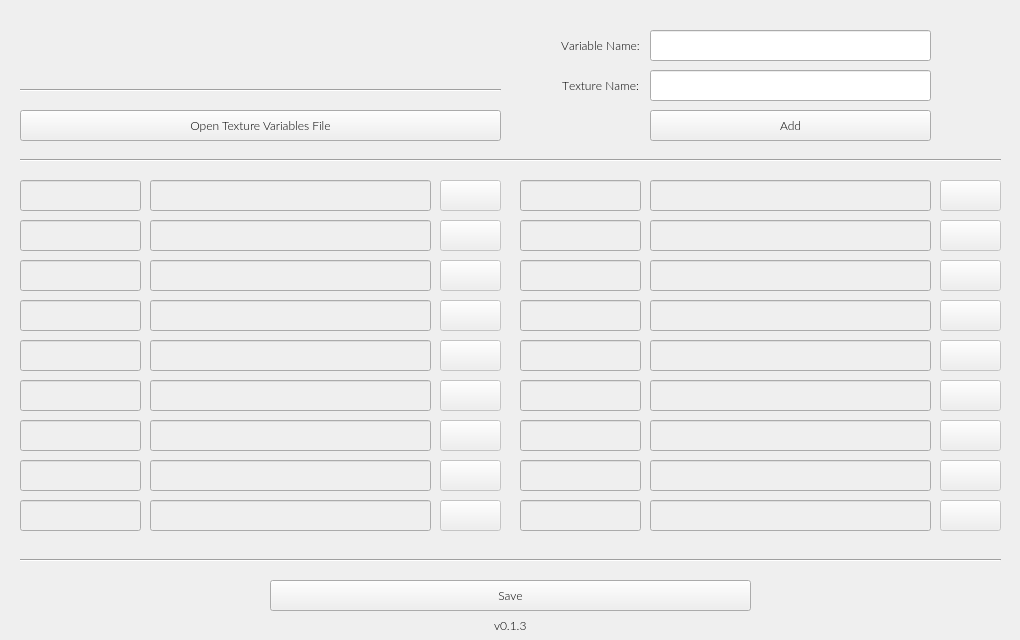
 <widget class="QWidget" name="Form">
  <property name="geometry">
   <rect>
    <x>0</x>
    <y>0</y>
    <width>1020</width>
    <height>640</height>
   </rect>
  </property>
  <property name="font">
   <font>
    <family>Lato Light</family>
   </font>
  </property>
  <property name="windowTitle">
   <string>Form</string>
  </property>
  <widget class="QPushButton" name="addBtn">
   <property name="geometry">
    <rect>
     <x>650</x>
     <y>110</y>
     <width>281</width>
     <height>31</height>
    </rect>
   </property>
   <property name="font">
    <font>
     <family>Lato Light</family>
     <pointsize>9</pointsize>
     <kerning>true</kerning>
    </font>
   </property>
   <property name="text">
    <string>Add</string>
   </property>
  </widget>
  <widget class="Line" name="line_2">
   <property name="geometry">
    <rect>
     <x>20</x>
     <y>80</y>
     <width>481</width>
     <height>21</height>
    </rect>
   </property>
   <property name="font">
    <font>
     <family>Lato Light</family>
     <pointsize>9</pointsize>
    </font>
   </property>
   <property name="orientation">
    <enum>Qt::Horizontal</enum>
   </property>
  </widget>
  <widget class="QWidget" name="horizontalLayoutWidget">
   <property name="geometry">
    <rect>
     <x>20</x>
     <y>20</y>
     <width>481</width>
     <height>62</height>
    </rect>
   </property>
   <layout class="QHBoxLayout" name="horizontalLayout">
    <item>
     <spacer name="horizontalSpacer">
      <property name="orientation">
       <enum>Qt::Horizontal</enum>
      </property>
      <property name="sizeHint" stdset="0">
       <size>
        <width>40</width>
        <height>20</height>
       </size>
      </property>
     </spacer>
    </item>
    <item>
     <widget class="QLabel" name="label">
      <property name="maximumSize">
       <size>
        <width>330</width>
        <height>60</height>
       </size>
      </property>
      <property name="text">
       <string/>
      </property>
      <property name="pixmap">
       <pixmap>ui_images/appname.png</pixmap>
      </property>
      <property name="scaledContents">
       <bool>true</bool>
      </property>
     </widget>
    </item>
    <item>
     <spacer name="horizontalSpacer_2">
      <property name="orientation">
       <enum>Qt::Horizontal</enum>
      </property>
      <property name="sizeHint" stdset="0">
       <size>
        <width>40</width>
        <height>20</height>
       </size>
      </property>
     </spacer>
    </item>
   </layout>
  </widget>
  <widget class="QLineEdit" name="texNameLe">
   <property name="geometry">
    <rect>
     <x>650</x>
     <y>70</y>
     <width>281</width>
     <height>31</height>
    </rect>
   </property>
   <property name="font">
    <font>
     <family>Lato Light</family>
     <pointsize>9</pointsize>
    </font>
   </property>
   <property name="alignment">
    <set>Qt::AlignCenter</set>
   </property>
  </widget>
  <widget class="QLabel" name="textureLbl">
   <property name="geometry">
    <rect>
     <x>550</x>
     <y>30</y>
     <width>101</width>
     <height>31</height>
    </rect>
   </property>
   <property name="font">
    <font>
     <family>Lato Light</family>
     <pointsize>9</pointsize>
     <kerning>false</kerning>
    </font>
   </property>
   <property name="text">
    <string>Variable Name:</string>
   </property>
   <property name="alignment">
    <set>Qt::AlignCenter</set>
   </property>
  </widget>
  <widget class="Line" name="line_5">
   <property name="geometry">
    <rect>
     <x>20</x>
     <y>150</y>
     <width>981</width>
     <height>21</height>
    </rect>
   </property>
   <property name="font">
    <font>
     <family>Lato Light</family>
     <pointsize>9</pointsize>
    </font>
   </property>
   <property name="orientation">
    <enum>Qt::Horizontal</enum>
   </property>
  </widget>
  <widget class="Line" name="line_6">
   <property name="geometry">
    <rect>
     <x>20</x>
     <y>550</y>
     <width>981</width>
     <height>21</height>
    </rect>
   </property>
   <property name="font">
    <font>
     <family>Lato Light</family>
     <pointsize>9</pointsize>
    </font>
   </property>
   <property name="orientation">
    <enum>Qt::Horizontal</enum>
   </property>
  </widget>
  <widget class="QPushButton" name="saveBtn">
   <property name="geometry">
    <rect>
     <x>270</x>
     <y>580</y>
     <width>481</width>
     <height>31</height>
    </rect>
   </property>
   <property name="font">
    <font>
     <family>Lato Light</family>
     <pointsize>9</pointsize>
     <kerning>true</kerning>
    </font>
   </property>
   <property name="text">
    <string>Save</string>
   </property>
  </widget>
  <widget class="QWidget" name="horizontalLayoutWidget_2">
   <property name="geometry">
    <rect>
     <x>20</x>
     <y>610</y>
     <width>981</width>
     <height>31</height>
    </rect>
   </property>
   <layout class="QHBoxLayout" name="horizontalLayout_2">
    <item>
     <spacer name="horizontalSpacer_3">
      <property name="orientation">
       <enum>Qt::Horizontal</enum>
      </property>
      <property name="sizeHint" stdset="0">
       <size>
        <width>40</width>
        <height>20</height>
       </size>
      </property>
     </spacer>
    </item>
    <item>
     <widget class="QLabel" name="label_2">
      <property name="text">
       <string>v0.1.3</string>
      </property>
     </widget>
    </item>
    <item>
     <spacer name="horizontalSpacer_4">
      <property name="orientation">
       <enum>Qt::Horizontal</enum>
      </property>
      <property name="sizeHint" stdset="0">
       <size>
        <width>40</width>
        <height>20</height>
       </size>
      </property>
     </spacer>
    </item>
   </layout>
  </widget>
  <widget class="QLineEdit" name="varNameLe">
   <property name="geometry">
    <rect>
     <x>650</x>
     <y>30</y>
     <width>281</width>
     <height>31</height>
    </rect>
   </property>
   <property name="font">
    <font>
     <family>Lato Light</family>
     <pointsize>9</pointsize>
    </font>
   </property>
   <property name="alignment">
    <set>Qt::AlignCenter</set>
   </property>
  </widget>
  <widget class="QLabel" name="textureLbl_3">
   <property name="geometry">
    <rect>
     <x>550</x>
     <y>70</y>
     <width>101</width>
     <height>31</height>
    </rect>
   </property>
   <property name="font">
    <font>
     <family>Lato Light</family>
     <pointsize>9</pointsize>
     <kerning>false</kerning>
    </font>
   </property>
   <property name="text">
    <string>Texture Name:</string>
   </property>
   <property name="alignment">
    <set>Qt::AlignCenter</set>
   </property>
  </widget>
  <widget class="QLineEdit" name="varNameLe_1">
   <property name="enabled">
    <bool>false</bool>
   </property>
   <property name="geometry">
    <rect>
     <x>20</x>
     <y>180</y>
     <width>121</width>
     <height>31</height>
    </rect>
   </property>
   <property name="font">
    <font>
     <family>Lato Light</family>
     <pointsize>9</pointsize>
    </font>
   </property>
   <property name="alignment">
    <set>Qt::AlignCenter</set>
   </property>
   <property name="readOnly">
    <bool>true</bool>
   </property>
  </widget>
  <widget class="QLineEdit" name="texNameLe_1">
   <property name="enabled">
    <bool>false</bool>
   </property>
   <property name="geometry">
    <rect>
     <x>150</x>
     <y>180</y>
     <width>281</width>
     <height>31</height>
    </rect>
   </property>
   <property name="font">
    <font>
     <family>Lato Light</family>
     <pointsize>9</pointsize>
    </font>
   </property>
   <property name="alignment">
    <set>Qt::AlignCenter</set>
   </property>
   <property name="readOnly">
    <bool>true</bool>
   </property>
  </widget>
  <widget class="QPushButton" name="removeBtn_1">
   <property name="enabled">
    <bool>false</bool>
   </property>
   <property name="geometry">
    <rect>
     <x>440</x>
     <y>180</y>
     <width>61</width>
     <height>31</height>
    </rect>
   </property>
   <property name="font">
    <font>
     <family>Lato Light</family>
     <pointsize>9</pointsize>
     <kerning>true</kerning>
    </font>
   </property>
   <property name="text">
    <string/>
   </property>
  </widget>
  <widget class="QLineEdit" name="varNameLe_2">
   <property name="enabled">
    <bool>false</bool>
   </property>
   <property name="geometry">
    <rect>
     <x>20</x>
     <y>220</y>
     <width>121</width>
     <height>31</height>
    </rect>
   </property>
   <property name="font">
    <font>
     <family>Lato Light</family>
     <pointsize>9</pointsize>
    </font>
   </property>
   <property name="alignment">
    <set>Qt::AlignCenter</set>
   </property>
   <property name="readOnly">
    <bool>true</bool>
   </property>
  </widget>
  <widget class="QPushButton" name="removeBtn_2">
   <property name="enabled">
    <bool>false</bool>
   </property>
   <property name="geometry">
    <rect>
     <x>440</x>
     <y>220</y>
     <width>61</width>
     <height>31</height>
    </rect>
   </property>
   <property name="font">
    <font>
     <family>Lato Light</family>
     <pointsize>9</pointsize>
     <kerning>true</kerning>
    </font>
   </property>
   <property name="text">
    <string/>
   </property>
  </widget>
  <widget class="QLineEdit" name="texNameLe_2">
   <property name="enabled">
    <bool>false</bool>
   </property>
   <property name="geometry">
    <rect>
     <x>150</x>
     <y>220</y>
     <width>281</width>
     <height>31</height>
    </rect>
   </property>
   <property name="font">
    <font>
     <family>Lato Light</family>
     <pointsize>9</pointsize>
    </font>
   </property>
   <property name="alignment">
    <set>Qt::AlignCenter</set>
   </property>
   <property name="readOnly">
    <bool>true</bool>
   </property>
  </widget>
  <widget class="QLineEdit" name="texNameLe_3">
   <property name="enabled">
    <bool>false</bool>
   </property>
   <property name="geometry">
    <rect>
     <x>150</x>
     <y>260</y>
     <width>281</width>
     <height>31</height>
    </rect>
   </property>
   <property name="font">
    <font>
     <family>Lato Light</family>
     <pointsize>9</pointsize>
    </font>
   </property>
   <property name="alignment">
    <set>Qt::AlignCenter</set>
   </property>
   <property name="readOnly">
    <bool>true</bool>
   </property>
  </widget>
  <widget class="QPushButton" name="removeBtn_3">
   <property name="enabled">
    <bool>false</bool>
   </property>
   <property name="geometry">
    <rect>
     <x>440</x>
     <y>260</y>
     <width>61</width>
     <height>31</height>
    </rect>
   </property>
   <property name="font">
    <font>
     <family>Lato Light</family>
     <pointsize>9</pointsize>
     <kerning>true</kerning>
    </font>
   </property>
   <property name="text">
    <string/>
   </property>
  </widget>
  <widget class="QLineEdit" name="varNameLe_3">
   <property name="enabled">
    <bool>false</bool>
   </property>
   <property name="geometry">
    <rect>
     <x>20</x>
     <y>260</y>
     <width>121</width>
     <height>31</height>
    </rect>
   </property>
   <property name="font">
    <font>
     <family>Lato Light</family>
     <pointsize>9</pointsize>
    </font>
   </property>
   <property name="alignment">
    <set>Qt::AlignCenter</set>
   </property>
   <property name="readOnly">
    <bool>true</bool>
   </property>
  </widget>
  <widget class="QLineEdit" name="varNameLe_4">
   <property name="enabled">
    <bool>false</bool>
   </property>
   <property name="geometry">
    <rect>
     <x>20</x>
     <y>300</y>
     <width>121</width>
     <height>31</height>
    </rect>
   </property>
   <property name="font">
    <font>
     <family>Lato Light</family>
     <pointsize>9</pointsize>
    </font>
   </property>
   <property name="alignment">
    <set>Qt::AlignCenter</set>
   </property>
   <property name="readOnly">
    <bool>true</bool>
   </property>
  </widget>
  <widget class="QPushButton" name="removeBtn_4">
   <property name="enabled">
    <bool>false</bool>
   </property>
   <property name="geometry">
    <rect>
     <x>440</x>
     <y>300</y>
     <width>61</width>
     <height>31</height>
    </rect>
   </property>
   <property name="font">
    <font>
     <family>Lato Light</family>
     <pointsize>9</pointsize>
     <kerning>true</kerning>
    </font>
   </property>
   <property name="text">
    <string/>
   </property>
  </widget>
  <widget class="QLineEdit" name="texNameLe_4">
   <property name="enabled">
    <bool>false</bool>
   </property>
   <property name="geometry">
    <rect>
     <x>150</x>
     <y>300</y>
     <width>281</width>
     <height>31</height>
    </rect>
   </property>
   <property name="font">
    <font>
     <family>Lato Light</family>
     <pointsize>9</pointsize>
    </font>
   </property>
   <property name="alignment">
    <set>Qt::AlignCenter</set>
   </property>
   <property name="readOnly">
    <bool>true</bool>
   </property>
  </widget>
  <widget class="QLineEdit" name="texNameLe_5">
   <property name="enabled">
    <bool>false</bool>
   </property>
   <property name="geometry">
    <rect>
     <x>150</x>
     <y>340</y>
     <width>281</width>
     <height>31</height>
    </rect>
   </property>
   <property name="font">
    <font>
     <family>Lato Light</family>
     <pointsize>9</pointsize>
    </font>
   </property>
   <property name="alignment">
    <set>Qt::AlignCenter</set>
   </property>
   <property name="readOnly">
    <bool>true</bool>
   </property>
  </widget>
  <widget class="QLineEdit" name="varNameLe_5">
   <property name="enabled">
    <bool>false</bool>
   </property>
   <property name="geometry">
    <rect>
     <x>20</x>
     <y>340</y>
     <width>121</width>
     <height>31</height>
    </rect>
   </property>
   <property name="font">
    <font>
     <family>Lato Light</family>
     <pointsize>9</pointsize>
    </font>
   </property>
   <property name="alignment">
    <set>Qt::AlignCenter</set>
   </property>
   <property name="readOnly">
    <bool>true</bool>
   </property>
  </widget>
  <widget class="QPushButton" name="removeBtn_5">
   <property name="enabled">
    <bool>false</bool>
   </property>
   <property name="geometry">
    <rect>
     <x>440</x>
     <y>340</y>
     <width>61</width>
     <height>31</height>
    </rect>
   </property>
   <property name="font">
    <font>
     <family>Lato Light</family>
     <pointsize>9</pointsize>
     <kerning>true</kerning>
    </font>
   </property>
   <property name="text">
    <string/>
   </property>
  </widget>
  <widget class="QPushButton" name="removeBtn_6">
   <property name="enabled">
    <bool>false</bool>
   </property>
   <property name="geometry">
    <rect>
     <x>440</x>
     <y>380</y>
     <width>61</width>
     <height>31</height>
    </rect>
   </property>
   <property name="font">
    <font>
     <family>Lato Light</family>
     <pointsize>9</pointsize>
     <kerning>true</kerning>
    </font>
   </property>
   <property name="text">
    <string/>
   </property>
  </widget>
  <widget class="QLineEdit" name="varNameLe_6">
   <property name="enabled">
    <bool>false</bool>
   </property>
   <property name="geometry">
    <rect>
     <x>20</x>
     <y>380</y>
     <width>121</width>
     <height>31</height>
    </rect>
   </property>
   <property name="font">
    <font>
     <family>Lato Light</family>
     <pointsize>9</pointsize>
    </font>
   </property>
   <property name="alignment">
    <set>Qt::AlignCenter</set>
   </property>
   <property name="readOnly">
    <bool>true</bool>
   </property>
  </widget>
  <widget class="QLineEdit" name="texNameLe_6">
   <property name="enabled">
    <bool>false</bool>
   </property>
   <property name="geometry">
    <rect>
     <x>150</x>
     <y>380</y>
     <width>281</width>
     <height>31</height>
    </rect>
   </property>
   <property name="font">
    <font>
     <family>Lato Light</family>
     <pointsize>9</pointsize>
    </font>
   </property>
   <property name="alignment">
    <set>Qt::AlignCenter</set>
   </property>
   <property name="readOnly">
    <bool>true</bool>
   </property>
  </widget>
  <widget class="QLineEdit" name="texNameLe_7">
   <property name="enabled">
    <bool>false</bool>
   </property>
   <property name="geometry">
    <rect>
     <x>150</x>
     <y>420</y>
     <width>281</width>
     <height>31</height>
    </rect>
   </property>
   <property name="font">
    <font>
     <family>Lato Light</family>
     <pointsize>9</pointsize>
    </font>
   </property>
   <property name="alignment">
    <set>Qt::AlignCenter</set>
   </property>
   <property name="readOnly">
    <bool>true</bool>
   </property>
  </widget>
  <widget class="QLineEdit" name="varNameLe_7">
   <property name="enabled">
    <bool>false</bool>
   </property>
   <property name="geometry">
    <rect>
     <x>20</x>
     <y>420</y>
     <width>121</width>
     <height>31</height>
    </rect>
   </property>
   <property name="font">
    <font>
     <family>Lato Light</family>
     <pointsize>9</pointsize>
    </font>
   </property>
   <property name="alignment">
    <set>Qt::AlignCenter</set>
   </property>
   <property name="readOnly">
    <bool>true</bool>
   </property>
  </widget>
  <widget class="QPushButton" name="removeBtn_7">
   <property name="enabled">
    <bool>false</bool>
   </property>
   <property name="geometry">
    <rect>
     <x>440</x>
     <y>420</y>
     <width>61</width>
     <height>31</height>
    </rect>
   </property>
   <property name="font">
    <font>
     <family>Lato Light</family>
     <pointsize>9</pointsize>
     <kerning>true</kerning>
    </font>
   </property>
   <property name="text">
    <string/>
   </property>
  </widget>
  <widget class="QPushButton" name="removeBtn_8">
   <property name="enabled">
    <bool>false</bool>
   </property>
   <property name="geometry">
    <rect>
     <x>440</x>
     <y>460</y>
     <width>61</width>
     <height>31</height>
    </rect>
   </property>
   <property name="font">
    <font>
     <family>Lato Light</family>
     <pointsize>9</pointsize>
     <kerning>true</kerning>
    </font>
   </property>
   <property name="text">
    <string/>
   </property>
  </widget>
  <widget class="QLineEdit" name="varNameLe_8">
   <property name="enabled">
    <bool>false</bool>
   </property>
   <property name="geometry">
    <rect>
     <x>20</x>
     <y>460</y>
     <width>121</width>
     <height>31</height>
    </rect>
   </property>
   <property name="font">
    <font>
     <family>Lato Light</family>
     <pointsize>9</pointsize>
    </font>
   </property>
   <property name="alignment">
    <set>Qt::AlignCenter</set>
   </property>
   <property name="readOnly">
    <bool>true</bool>
   </property>
  </widget>
  <widget class="QLineEdit" name="texNameLe_8">
   <property name="enabled">
    <bool>false</bool>
   </property>
   <property name="geometry">
    <rect>
     <x>150</x>
     <y>460</y>
     <width>281</width>
     <height>31</height>
    </rect>
   </property>
   <property name="font">
    <font>
     <family>Lato Light</family>
     <pointsize>9</pointsize>
    </font>
   </property>
   <property name="alignment">
    <set>Qt::AlignCenter</set>
   </property>
   <property name="readOnly">
    <bool>true</bool>
   </property>
  </widget>
  <widget class="QLineEdit" name="texNameLe_9">
   <property name="enabled">
    <bool>false</bool>
   </property>
   <property name="geometry">
    <rect>
     <x>150</x>
     <y>500</y>
     <width>281</width>
     <height>31</height>
    </rect>
   </property>
   <property name="font">
    <font>
     <family>Lato Light</family>
     <pointsize>9</pointsize>
    </font>
   </property>
   <property name="alignment">
    <set>Qt::AlignCenter</set>
   </property>
   <property name="readOnly">
    <bool>true</bool>
   </property>
  </widget>
  <widget class="QLineEdit" name="varNameLe_9">
   <property name="enabled">
    <bool>false</bool>
   </property>
   <property name="geometry">
    <rect>
     <x>20</x>
     <y>500</y>
     <width>121</width>
     <height>31</height>
    </rect>
   </property>
   <property name="font">
    <font>
     <family>Lato Light</family>
     <pointsize>9</pointsize>
    </font>
   </property>
   <property name="alignment">
    <set>Qt::AlignCenter</set>
   </property>
   <property name="readOnly">
    <bool>true</bool>
   </property>
  </widget>
  <widget class="QPushButton" name="removeBtn_9">
   <property name="enabled">
    <bool>false</bool>
   </property>
   <property name="geometry">
    <rect>
     <x>440</x>
     <y>500</y>
     <width>61</width>
     <height>31</height>
    </rect>
   </property>
   <property name="font">
    <font>
     <family>Lato Light</family>
     <pointsize>9</pointsize>
     <kerning>true</kerning>
    </font>
   </property>
   <property name="text">
    <string/>
   </property>
  </widget>
  <widget class="QPushButton" name="filepathBtn">
   <property name="geometry">
    <rect>
     <x>20</x>
     <y>110</y>
     <width>481</width>
     <height>31</height>
    </rect>
   </property>
   <property name="minimumSize">
    <size>
     <width>150</width>
     <height>30</height>
    </size>
   </property>
   <property name="font">
    <font>
     <family>Lato Light</family>
     <pointsize>9</pointsize>
    </font>
   </property>
   <property name="text">
    <string>Open Texture Variables File</string>
   </property>
  </widget>
  <widget class="QPushButton" name="removeBtn_10">
   <property name="enabled">
    <bool>false</bool>
   </property>
   <property name="geometry">
    <rect>
     <x>940</x>
     <y>180</y>
     <width>61</width>
     <height>31</height>
    </rect>
   </property>
   <property name="font">
    <font>
     <family>Lato Light</family>
     <pointsize>9</pointsize>
     <kerning>true</kerning>
    </font>
   </property>
   <property name="text">
    <string/>
   </property>
  </widget>
  <widget class="QLineEdit" name="varNameLe_10">
   <property name="enabled">
    <bool>false</bool>
   </property>
   <property name="geometry">
    <rect>
     <x>520</x>
     <y>180</y>
     <width>121</width>
     <height>31</height>
    </rect>
   </property>
   <property name="font">
    <font>
     <family>Lato Light</family>
     <pointsize>9</pointsize>
    </font>
   </property>
   <property name="alignment">
    <set>Qt::AlignCenter</set>
   </property>
   <property name="readOnly">
    <bool>true</bool>
   </property>
  </widget>
  <widget class="QLineEdit" name="texNameLe_10">
   <property name="enabled">
    <bool>false</bool>
   </property>
   <property name="geometry">
    <rect>
     <x>650</x>
     <y>180</y>
     <width>281</width>
     <height>31</height>
    </rect>
   </property>
   <property name="font">
    <font>
     <family>Lato Light</family>
     <pointsize>9</pointsize>
    </font>
   </property>
   <property name="alignment">
    <set>Qt::AlignCenter</set>
   </property>
   <property name="readOnly">
    <bool>true</bool>
   </property>
  </widget>
  <widget class="QLineEdit" name="texNameLe_11">
   <property name="enabled">
    <bool>false</bool>
   </property>
   <property name="geometry">
    <rect>
     <x>650</x>
     <y>220</y>
     <width>281</width>
     <height>31</height>
    </rect>
   </property>
   <property name="font">
    <font>
     <family>Lato Light</family>
     <pointsize>9</pointsize>
    </font>
   </property>
   <property name="alignment">
    <set>Qt::AlignCenter</set>
   </property>
   <property name="readOnly">
    <bool>true</bool>
   </property>
  </widget>
  <widget class="QLineEdit" name="varNameLe_11">
   <property name="enabled">
    <bool>false</bool>
   </property>
   <property name="geometry">
    <rect>
     <x>520</x>
     <y>220</y>
     <width>121</width>
     <height>31</height>
    </rect>
   </property>
   <property name="font">
    <font>
     <family>Lato Light</family>
     <pointsize>9</pointsize>
    </font>
   </property>
   <property name="alignment">
    <set>Qt::AlignCenter</set>
   </property>
   <property name="readOnly">
    <bool>true</bool>
   </property>
  </widget>
  <widget class="QPushButton" name="removeBtn_11">
   <property name="enabled">
    <bool>false</bool>
   </property>
   <property name="geometry">
    <rect>
     <x>940</x>
     <y>220</y>
     <width>61</width>
     <height>31</height>
    </rect>
   </property>
   <property name="font">
    <font>
     <family>Lato Light</family>
     <pointsize>9</pointsize>
     <kerning>true</kerning>
    </font>
   </property>
   <property name="text">
    <string/>
   </property>
  </widget>
  <widget class="QLineEdit" name="varNameLe_12">
   <property name="enabled">
    <bool>false</bool>
   </property>
   <property name="geometry">
    <rect>
     <x>520</x>
     <y>260</y>
     <width>121</width>
     <height>31</height>
    </rect>
   </property>
   <property name="font">
    <font>
     <family>Lato Light</family>
     <pointsize>9</pointsize>
    </font>
   </property>
   <property name="alignment">
    <set>Qt::AlignCenter</set>
   </property>
   <property name="readOnly">
    <bool>true</bool>
   </property>
  </widget>
  <widget class="QPushButton" name="removeBtn_12">
   <property name="enabled">
    <bool>false</bool>
   </property>
   <property name="geometry">
    <rect>
     <x>940</x>
     <y>260</y>
     <width>61</width>
     <height>31</height>
    </rect>
   </property>
   <property name="font">
    <font>
     <family>Lato Light</family>
     <pointsize>9</pointsize>
     <kerning>true</kerning>
    </font>
   </property>
   <property name="text">
    <string/>
   </property>
  </widget>
  <widget class="QLineEdit" name="varNameLe_13">
   <property name="enabled">
    <bool>false</bool>
   </property>
   <property name="geometry">
    <rect>
     <x>520</x>
     <y>300</y>
     <width>121</width>
     <height>31</height>
    </rect>
   </property>
   <property name="font">
    <font>
     <family>Lato Light</family>
     <pointsize>9</pointsize>
    </font>
   </property>
   <property name="alignment">
    <set>Qt::AlignCenter</set>
   </property>
   <property name="readOnly">
    <bool>true</bool>
   </property>
  </widget>
  <widget class="QPushButton" name="removeBtn_13">
   <property name="enabled">
    <bool>false</bool>
   </property>
   <property name="geometry">
    <rect>
     <x>940</x>
     <y>300</y>
     <width>61</width>
     <height>31</height>
    </rect>
   </property>
   <property name="font">
    <font>
     <family>Lato Light</family>
     <pointsize>9</pointsize>
     <kerning>true</kerning>
    </font>
   </property>
   <property name="text">
    <string/>
   </property>
  </widget>
  <widget class="QLineEdit" name="varNameLe_14">
   <property name="enabled">
    <bool>false</bool>
   </property>
   <property name="geometry">
    <rect>
     <x>520</x>
     <y>340</y>
     <width>121</width>
     <height>31</height>
    </rect>
   </property>
   <property name="font">
    <font>
     <family>Lato Light</family>
     <pointsize>9</pointsize>
    </font>
   </property>
   <property name="alignment">
    <set>Qt::AlignCenter</set>
   </property>
   <property name="readOnly">
    <bool>true</bool>
   </property>
  </widget>
  <widget class="QPushButton" name="removeBtn_14">
   <property name="enabled">
    <bool>false</bool>
   </property>
   <property name="geometry">
    <rect>
     <x>940</x>
     <y>340</y>
     <width>61</width>
     <height>31</height>
    </rect>
   </property>
   <property name="font">
    <font>
     <family>Lato Light</family>
     <pointsize>9</pointsize>
     <kerning>true</kerning>
    </font>
   </property>
   <property name="text">
    <string/>
   </property>
  </widget>
  <widget class="QLineEdit" name="varNameLe_15">
   <property name="enabled">
    <bool>false</bool>
   </property>
   <property name="geometry">
    <rect>
     <x>520</x>
     <y>380</y>
     <width>121</width>
     <height>31</height>
    </rect>
   </property>
   <property name="font">
    <font>
     <family>Lato Light</family>
     <pointsize>9</pointsize>
    </font>
   </property>
   <property name="alignment">
    <set>Qt::AlignCenter</set>
   </property>
   <property name="readOnly">
    <bool>true</bool>
   </property>
  </widget>
  <widget class="QPushButton" name="removeBtn_15">
   <property name="enabled">
    <bool>false</bool>
   </property>
   <property name="geometry">
    <rect>
     <x>940</x>
     <y>380</y>
     <width>61</width>
     <height>31</height>
    </rect>
   </property>
   <property name="font">
    <font>
     <family>Lato Light</family>
     <pointsize>9</pointsize>
     <kerning>true</kerning>
    </font>
   </property>
   <property name="text">
    <string/>
   </property>
  </widget>
  <widget class="QLineEdit" name="varNameLe_16">
   <property name="enabled">
    <bool>false</bool>
   </property>
   <property name="geometry">
    <rect>
     <x>520</x>
     <y>420</y>
     <width>121</width>
     <height>31</height>
    </rect>
   </property>
   <property name="font">
    <font>
     <family>Lato Light</family>
     <pointsize>9</pointsize>
    </font>
   </property>
   <property name="alignment">
    <set>Qt::AlignCenter</set>
   </property>
   <property name="readOnly">
    <bool>true</bool>
   </property>
  </widget>
  <widget class="QPushButton" name="removeBtn_16">
   <property name="enabled">
    <bool>false</bool>
   </property>
   <property name="geometry">
    <rect>
     <x>940</x>
     <y>420</y>
     <width>61</width>
     <height>31</height>
    </rect>
   </property>
   <property name="font">
    <font>
     <family>Lato Light</family>
     <pointsize>9</pointsize>
     <kerning>true</kerning>
    </font>
   </property>
   <property name="text">
    <string/>
   </property>
  </widget>
  <widget class="QLineEdit" name="varNameLe_17">
   <property name="enabled">
    <bool>false</bool>
   </property>
   <property name="geometry">
    <rect>
     <x>520</x>
     <y>460</y>
     <width>121</width>
     <height>31</height>
    </rect>
   </property>
   <property name="font">
    <font>
     <family>Lato Light</family>
     <pointsize>9</pointsize>
    </font>
   </property>
   <property name="alignment">
    <set>Qt::AlignCenter</set>
   </property>
   <property name="readOnly">
    <bool>true</bool>
   </property>
  </widget>
  <widget class="QPushButton" name="removeBtn_17">
   <property name="enabled">
    <bool>false</bool>
   </property>
   <property name="geometry">
    <rect>
     <x>940</x>
     <y>460</y>
     <width>61</width>
     <height>31</height>
    </rect>
   </property>
   <property name="font">
    <font>
     <family>Lato Light</family>
     <pointsize>9</pointsize>
     <kerning>true</kerning>
    </font>
   </property>
   <property name="text">
    <string/>
   </property>
  </widget>
  <widget class="QLineEdit" name="varNameLe_18">
   <property name="enabled">
    <bool>false</bool>
   </property>
   <property name="geometry">
    <rect>
     <x>520</x>
     <y>500</y>
     <width>121</width>
     <height>31</height>
    </rect>
   </property>
   <property name="font">
    <font>
     <family>Lato Light</family>
     <pointsize>9</pointsize>
    </font>
   </property>
   <property name="alignment">
    <set>Qt::AlignCenter</set>
   </property>
   <property name="readOnly">
    <bool>true</bool>
   </property>
  </widget>
  <widget class="QPushButton" name="removeBtn_18">
   <property name="enabled">
    <bool>false</bool>
   </property>
   <property name="geometry">
    <rect>
     <x>940</x>
     <y>500</y>
     <width>61</width>
     <height>31</height>
    </rect>
   </property>
   <property name="font">
    <font>
     <family>Lato Light</family>
     <pointsize>9</pointsize>
     <kerning>true</kerning>
    </font>
   </property>
   <property name="text">
    <string/>
   </property>
  </widget>
  <widget class="QLineEdit" name="texNameLe_12">
   <property name="enabled">
    <bool>false</bool>
   </property>
   <property name="geometry">
    <rect>
     <x>650</x>
     <y>260</y>
     <width>281</width>
     <height>31</height>
    </rect>
   </property>
   <property name="font">
    <font>
     <family>Lato Light</family>
     <pointsize>9</pointsize>
    </font>
   </property>
   <property name="alignment">
    <set>Qt::AlignCenter</set>
   </property>
   <property name="readOnly">
    <bool>true</bool>
   </property>
  </widget>
  <widget class="QLineEdit" name="texNameLe_13">
   <property name="enabled">
    <bool>false</bool>
   </property>
   <property name="geometry">
    <rect>
     <x>650</x>
     <y>300</y>
     <width>281</width>
     <height>31</height>
    </rect>
   </property>
   <property name="font">
    <font>
     <family>Lato Light</family>
     <pointsize>9</pointsize>
    </font>
   </property>
   <property name="alignment">
    <set>Qt::AlignCenter</set>
   </property>
   <property name="readOnly">
    <bool>true</bool>
   </property>
  </widget>
  <widget class="QLineEdit" name="texNameLe_14">
   <property name="enabled">
    <bool>false</bool>
   </property>
   <property name="geometry">
    <rect>
     <x>650</x>
     <y>340</y>
     <width>281</width>
     <height>31</height>
    </rect>
   </property>
   <property name="font">
    <font>
     <family>Lato Light</family>
     <pointsize>9</pointsize>
    </font>
   </property>
   <property name="alignment">
    <set>Qt::AlignCenter</set>
   </property>
   <property name="readOnly">
    <bool>true</bool>
   </property>
  </widget>
  <widget class="QLineEdit" name="texNameLe_15">
   <property name="enabled">
    <bool>false</bool>
   </property>
   <property name="geometry">
    <rect>
     <x>650</x>
     <y>380</y>
     <width>281</width>
     <height>31</height>
    </rect>
   </property>
   <property name="font">
    <font>
     <family>Lato Light</family>
     <pointsize>9</pointsize>
    </font>
   </property>
   <property name="alignment">
    <set>Qt::AlignCenter</set>
   </property>
   <property name="readOnly">
    <bool>true</bool>
   </property>
  </widget>
  <widget class="QLineEdit" name="texNameLe_16">
   <property name="enabled">
    <bool>false</bool>
   </property>
   <property name="geometry">
    <rect>
     <x>650</x>
     <y>420</y>
     <width>281</width>
     <height>31</height>
    </rect>
   </property>
   <property name="font">
    <font>
     <family>Lato Light</family>
     <pointsize>9</pointsize>
    </font>
   </property>
   <property name="alignment">
    <set>Qt::AlignCenter</set>
   </property>
   <property name="readOnly">
    <bool>true</bool>
   </property>
  </widget>
  <widget class="QLineEdit" name="texNameLe_17">
   <property name="enabled">
    <bool>false</bool>
   </property>
   <property name="geometry">
    <rect>
     <x>650</x>
     <y>460</y>
     <width>281</width>
     <height>31</height>
    </rect>
   </property>
   <property name="font">
    <font>
     <family>Lato Light</family>
     <pointsize>9</pointsize>
    </font>
   </property>
   <property name="alignment">
    <set>Qt::AlignCenter</set>
   </property>
   <property name="readOnly">
    <bool>true</bool>
   </property>
  </widget>
  <widget class="QLineEdit" name="texNameLe_18">
   <property name="enabled">
    <bool>false</bool>
   </property>
   <property name="geometry">
    <rect>
     <x>650</x>
     <y>500</y>
     <width>281</width>
     <height>31</height>
    </rect>
   </property>
   <property name="font">
    <font>
     <family>Lato Light</family>
     <pointsize>9</pointsize>
    </font>
   </property>
   <property name="alignment">
    <set>Qt::AlignCenter</set>
   </property>
   <property name="readOnly">
    <bool>true</bool>
   </property>
  </widget>
 </widget>
